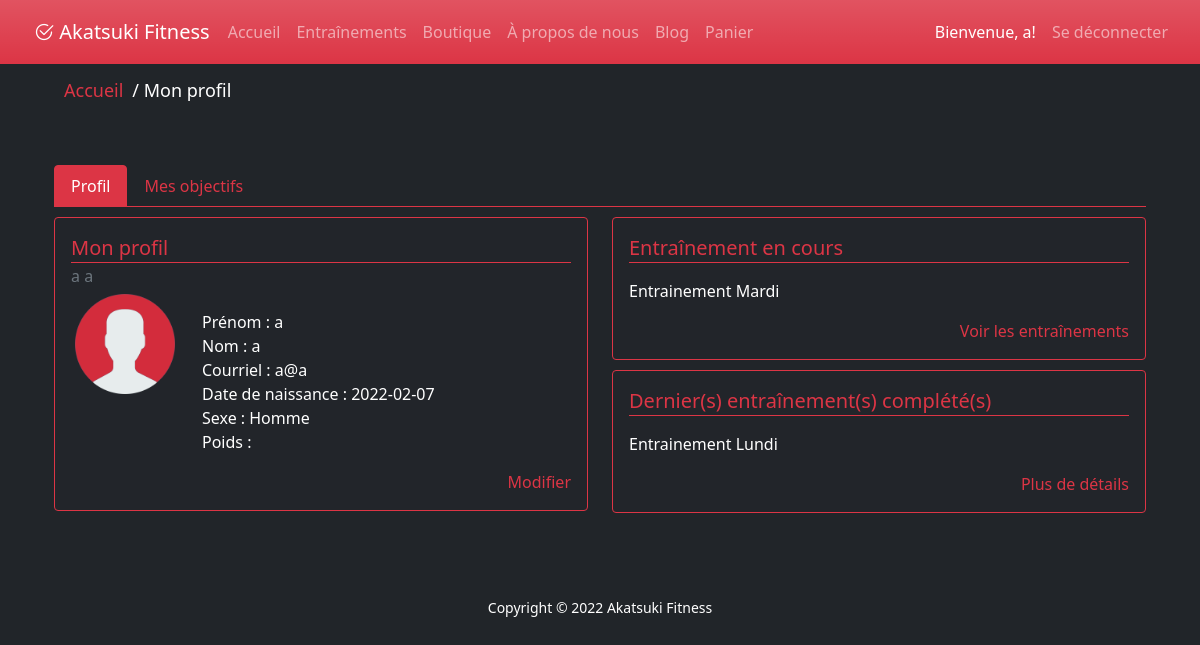
/profile.php (signed in), run on the app's committed database.
### tables this page shows
CREATE TABLE `utilisateur` (
  `iduser` int(11) NOT NULL,
  `nom` varchar(50) NOT NULL,
  `prenom` varchar(50) NOT NULL,
  `email` varchar(100) NOT NULL,
  `date_de_naissance` date NOT NULL,
  `sexe` int(11) NOT NULL,
  `poids` float DEFAULT NULL,
  `datedebutabonnement` date DEFAULT NULL,
  `datefinabonnement` date DEFAULT NULL,
  `poids_desire` float DEFAULT NULL,
  `avatar` int(11) DEFAULT 1
);

CREATE TABLE `entrainementcontenu` (
  `idcontenu` int(11) NOT NULL,
  `identrainement` int(11) NOT NULL
);

CREATE TABLE `entrainement` (
  `identrainement` int(11) NOT NULL,
  `nom` varchar(50) NOT NULL,
  `status` int(11) NOT NULL,
  `type` varchar(50) NOT NULL,
  `difficulte` varchar(50) NOT NULL
);

### db/conn.php (called while the page is built)
<?php
$host = 'localhost';
$db = 'akatsuki_db';
$user = 'root';
$pass = '';
$chartset = 'utf8mb4';
$dsn = "mysql:host=$host;dbname=$db;chartset=$chartset";
try {
    $pdo = new PDO($dsn, $user, $pass);
    $pdo->setAttribute(PDO::ATTR_ERRMODE, PDO::ERRMODE_EXCEPTION);
} catch (PDOException $e) {
    throw new PDOException($e->getMessage());
}
require_once 'Crud.php';
$crud = new Crud($pdo);

### db/Crud.php (called while the page is built, shortened)
<?php
class Crud
{
    private $db;
    public function __construct($conn)
    {
        $this->db = $conn;
    }
    public function getUser($id){
        try {
            $sql = "SELECT * FROM utilisateur WHERE iduser = '$id' ";
            $stmt = $this->db->prepare($sql);
            $stmt->execute();
            $result = $stmt->fetch();
            return  $result;
        } catch (PDOException $e) {
            echo $e->getMessage();
            return false;
        }
    }
    private function getContenuId($idUser){
        try{
            $sql = "SELECT * FROM  `contenu` WHERE iduser = '$idUser' ";
            $stmt = $this->db->prepare($sql);
            $stmt->execute();
            $result = $stmt->fetch();
            return  $result['idcontenu'];
        }catch  (PDOException $e) {
            echo $e->getMessage();
        return false;
        }
    }
    public function getEntrainementsCompletedByIdUser($idUser){
        $idContenu =$this->getContenuId($idUser);
        return $this->getEntrainementsCompletedOrIncompletedByContenu($idContenu,self::STATUS_COMPLETED);
    }
    public function getEntrainementsInProgressByIdUser($idUser){
        $idContenu =$this->getContenuId($idUser);
        return $this->getEntrainementsCompletedOrIncompletedByContenu($idContenu,self::STATUS_INPROGRESS);
    }
    private function getEntrainementsCompletedOrIncompletedByContenu($idContenu,$wantedStatus){
        try{
            $sql = "SELECT * FROM `entrainementcontenu` INNER JOIN entrainement ON `entrainementcontenu`.`identrainement`  = `entrainement`.`identrainement`
            WHERE `entrainementcontenu`.`idcontenu` = '$idContenu' AND `entrainement`.`status` = $wantedStatus";
            $stmt = $this->db->prepare($sql);
            $stmt->execute();
            $result = $stmt->fetchAll();
            return  $result;
        }catch  (PDOException $e) {
            echo $e->getMessage();
        return false;
        }
    }
}

### vue/profile_tab.php (the view)
<div class="tab-pane fade show active" id="profile" role="tabpanel" aria-labelledby="profile-tab">
    <div class="row">
        <div class="col-lg-6">
            <div class="card">
                <div class="card-body">
                <h5 class="card-title"><?php __('profile_tab_title'); ?></h5>
                <h6 class="card-subtitle mb-2 text-muted"><?php echo $firstname . ' ' . $lastname ?></h6>
                <div class="row">
                    <div class="col-lg-3">
                        <img src="images/avatars/<?php echo $avatar?>.png" class="icon">
                    </div>
                    <div class="col-lg-9">
                        <p class="card-text">
                             <ul>
                                <li><?php __('profile_tab_label_1'); ?> <?php echo $firstname ?></li>
                                <li><?php __('profile_tab_label_2'); ?> <?php echo $lastname ?> </li>
                                <li><?php __('profile_tab_label_3'); ?> <?php echo $email ?></li>
                                <li><?php __('profile_tab_label_4'); ?> <?php echo $dob ?></li>
                                <li><?php __('profile_tab_label_5'); ?>
                                    <?php
                                        if($sexe == 0){
                                            echo __('profile_gender_male');;
                                        }else if($sexe ==1){
                                            echo __('profile_gender_female');;
                                        }else{
                                            echo __('profile_gender_other');;
                                        }
                                    ?></li>
                                <li><?php __('profile_tab_label_6'); ?> <?php echo $weight ?></li>
                            </ul>
                        </p>
                        <div class="align-right"> <a href="profile_edit.php" class="card-link"><?php __('profile_tab_link_edit'); ?></a></div>
                       </div>
                </div>
            </div>
        </div>
    </div>
    <div class="col-lg-6">
    <div class="card">
        <div class="card-body">
            <h5 class="card-title"><?php __('profile_tab_title_inprogress'); ?></h5>
            <p class="card-text">
                <ul>
                <?php
                    $listeEntrainement = $crud->getEntrainementsInProgressByIdUser($_SESSION['userid']);
                    foreach ($listeEntrainement as $workout) {
                        echo '<li>'.$workout['nom'].'</li>';
                    }
                ?>
                </ul>
            </p>
            <div class="align-right"> <a href="workouts.php" class="card-link"><?php __('profile_tab_link_inprogress'); ?></a></div>
        </div>
    </div>
    <div class="card">
        <div class="card-body">
            <h5 class="card-title"><?php __('profile_tab_title_completed'); ?></h5>
            <p class="card-text">
            <ul>
                <?php
                    $listeEntrainement = $crud->getEntrainementsCompletedByIdUser($_SESSION['userid']);
                        foreach ($listeEntrainement as $training) {
                            echo '<li>'.$training['nom'].'</li>';
                        }
                    ?>
            </ul>
            </p>
            <div class="align-right"> <a href="workouts.php" class="card-link"><?php __('profile_tab_link_completed'); ?></a></div>
        </div>
    </div></div>
</div>
</div>

### vue/nav.php (shortened to what this page needs)
<nav id="myNav" class="navbar navbar-expand-lg navbar-dark bg-danger bg-gradient">
    <div class="container-fluid">
        <a class="logo navbar-brand" href="index.php"><i class="bi bi-check2-circle"> </i>Akatsuki Fitness</a>
        <div class="collapse navbar-collapse" id="navbarNav">
            <div class="navbar-nav me-auto">
                <a id="btnHome" href="index.php" class="nav-item nav-link">Accueil</a>
                <a id="btnTrain"
                    <?php if(!isset($_SESSION['userid'])) { ?>
                        data-bs-toggle="modal"
                        data-bs-target="#loginModal"
                    <?php } else {?> href="workouts.php" <?php } ?>
                    class="nav-item nav-link">Entraînements
                </a>
                <a id="btnStore" href="shop_index.php" class="nav-item nav-link">Boutique</a>
                <a id="btnAbout" href="about.php" class="nav-item nav-link">À propos de nous</a>
                <a id="btnBlog" href="blog.php" class="nav-item nav-link">Blog</a>
                <a id="btnBlog" href="shop_cart.php" class="nav-item nav-link">Panier</a>
            </div>
            <div class="navbar-nav ms-auto">
                <?php if(!isset($_SESSION['userid'])) { ?>
                <button id="btnNavLogin" type="button" class="btn btn-outline-light bg-gradient" data-bs-toggle="modal"
                    data-bs-target="#loginModal">
                    Se connecter
                </button>
                <?php } else {
                    $userid = $_SESSION['userid'];
                    $userInfo = $crud->getUser($userid); ?>
                <a id="btnBlog" href="profile.php" class="nav-item nav-link active">Bienvenue,
                    <?php echo $userInfo['prenom']?>!</a>
                <a href="logout.php" class="nav-item nav-link">Se déconnecter</a>
                <?php }?>
            </div>
        </div>
    </div>
</nav>

### css/style.css (style rules this page uses)
a { color: #dc3545; text-decoration: none; }
ul { list-style-type: none; padding: 0; margin: 0; }
#myNav { padding: 12px; text-align: center; }
#myNav .logo { padding-left: 10px; padding-right: 10px; margin-right: 0%; }
.card-body { flex: 1 1 auto; padding: 1rem 1rem; }
.profile .card { border:1px solid #dc3545; background-color: #22252A; margin-bottom: 10px; }
.profile h5.card-title { color:#dc3545; border-bottom: 1px solid #dc3545; padding: 2px 0px; }
.profile .icon { max-width: 100px; display: block; margin-left: auto; margin-right: auto; }
.align-right { text-align: right; }

### css/style-blog.css (style rules this page uses)
* { box-sizing: border-box; }

### css/style-search.css (style rules this page uses)
.show { display: block; }

### data on the page
utilisateur: prenom "a", nom "a", email "a@a", date_de_naissance "2022-02-07"
entrainementcontenu: identrainement.nom "Entrainement Mardi"
entrainementcontenu: identrainement.nom "Entrainement Lundi"

### other printed values
self::$lang[$key] "Mon profil Prénom : Nom : Courriel : Date de naissance : Sexe : Homme Poids : Modifier Entraînement en cours Voir les entraînements Dernier(s) entraînement(s) complété(s) Plus de détails"
